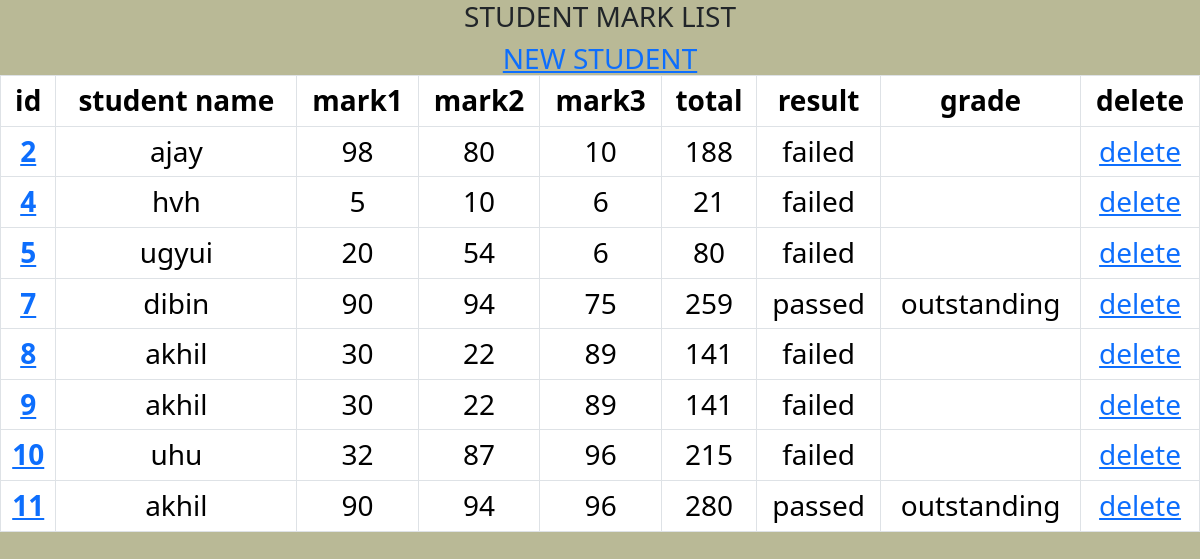
The page / on the database its author committed.
### new_app/models.py (models this page shows, shortened)
class Student(models.Model):
    student_name=models.CharField( max_length=50)
    mark1=models.IntegerField(validators=[MinValueValidator(0),MaxValueValidator(100)])
    mark2=models.IntegerField(validators=[MinValueValidator(0),MaxValueValidator(100)])
    mark3=models.IntegerField(validators=[MinValueValidator(0),MaxValueValidator(100)])
    def total(self):
        return self.mark1+self.mark2+self.mark3

### new_app/views.py (the view)
# urls.py: path('',views.index,name='index'),
def index(request):
    student=Student.objects.all()
    return render(request,"index.html",{'student':student})

### templates/index.html (shortened to what this page needs)
{% load static %}
<!DOCTYPE html>
<html lang="en">
<head>
    <link href="https://cdn.jsdelivr.net/npm/bootstrap@5.3.3/dist/css/bootstrap.min.css" rel="stylesheet">
    <link rel='stylesheet' href="{% static 'css/style.css' %}">
</head>
<body>
  <h3>STUDENT MARK LIST</h3>
    <h3><a href="{% url 'add'  %}">NEW STUDENT</a></h3.>
    <table class="table table-bordered">
        <thead>
          <tr>
            <th scope="col">id</th>
            <th scope="col">student name</th>
            <th scope="col">mark1</th>
            <th scope="col">mark2</th>
            <th scope="col">mark3</th>
            <th scope="col">total</th>
            <th scope="col">result</th>
            <th scope="col">grade</th>
            <th scope="col">delete</th>
          </tr>
        </thead>
        <tbody>
            {% for i in student %}
          <tr>
            <th scope="row"><a href="{% url 'update' i.id %}">{{i.id}}</a></th>
            <td>{{i.student_name}}</td>
            <td>{{i.mark1}}</td>
            <td>{{i.mark2}}</td>
            <td>{{i.mark3}}</td>
            <td>{{i.total}}</td>
            {% if i.total < 120 or i.mark1 < 35 or i.mark2 < 35 or i.mark3 < 35 %}
            <td>failed</td>
            {% else %}
            <td>passed</td>
            {% endif %}
            {% if i.total > 240 and i.mark1 > 35 and i.mark2 > 35 and i.mark3 > 35 %}
            <td>outstanding</td>
            {% elif i.total > 180 and i.mark1 > 35 and i.mark2 > 35 and i.mark3 > 35  %}
            <td>EXCELLENT</td>
            {% elif i.total > 150 and i.mark1 > 35 and i.mark2 > 35 and i.mark3 > 35 %}
            <td>GOOD</td>
            {% elif i.total < 150  and i.mark1 > 35 and i.mark2 > 35 and i.mark3 > 35  %}
            <td>AVERAGE</td>
            {% else %}
            <td></td>
            {% endif %}
            <td><a href="{% url 'delete' i.id %}">delete</a></td>
          </tr>
          {% endfor %}
        </tbody>
      </table>
</body>
</html>

### static/css/style.css (style rules this page uses)
body { background-color: rgb(185, 185, 150); }
h3 { text-align: center; text-decoration: none; }

### rows shown on the page
Student: id "2", student_name "ajay", mark1 "98", mark2 "80", mark3 "10", total "188", shows "failed"
Student: id "4", student_name "hvh", mark1 "5", mark2 "10", mark3 "6", total "21", shows "failed"
Student: id "5", student_name "ugyui", mark1 "20", mark2 "54", mark3 "6", total "80", shows "failed"
Student: id "7", student_name "dibin", mark1 "90", mark2 "94", mark3 "75", total "259", shows "passed", shows "outstanding"
Student: id "8", student_name "akhil", mark1 "30", mark2 "22", mark3 "89", total "141", shows "failed"
Student: id "9", student_name "akhil", mark1 "30", mark2 "22", mark3 "89", total "141", shows "failed"
Student: id "10", student_name "uhu", mark1 "32", mark2 "87", mark3 "96", total "215", shows "failed"
Student: id "11", student_name "akhil", mark1 "90", mark2 "94", mark3 "96", total "280", shows "passed", shows "outstanding"
